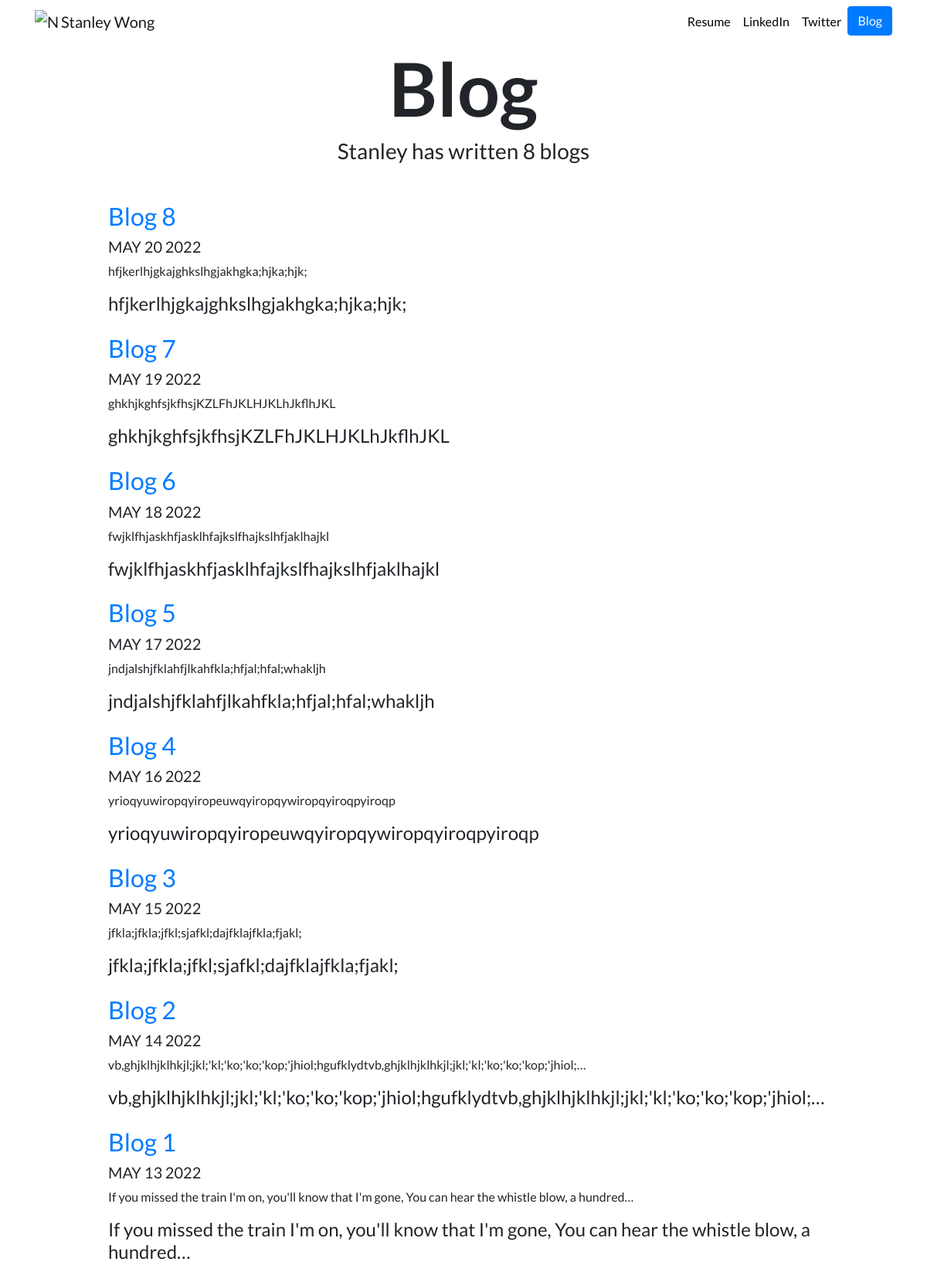
Screenshot of /blog/ with the database file from the repository.
### blog/models.py (models this page shows, shortened)
class Blog(models.Model):
    title = models.CharField(max_length=200)
    description = models.TextField()
    date = models.DateField()

### blog/views.py (the view)
# urls.py: path('', views.all_blogs, name='all_blogs'),
def all_blogs(request):
    blogs = Blog.objects.order_by('-date')
    return render(request, 'blog/all_blogs.html', {'blogs':blogs})

### blog/templates/blog/all_blogs.html
{% extends 'portfolio/base.html' %}
{% block content %}
{% load static %}
    <h1 id="blogtitle" class="font-weight-bold text-center">Blog</h1>
    <h3 class="text-center mb-5">Stanley has written {{ blogs.count }} blog{{ blogs.count|pluralize }}</h3>
    {% for blog in blogs %}
    <div class="row justify-content-center my-3">
      <div class="col-md-10">
          <a href="{% url 'blog:detail' blog.id %}">
            <h2>{{ blog.title }}</h2>
          </a>
          <h5>{{ blog.date | date:'M d Y' | upper }}</h5>
          <p>{{ blog.description | striptags | truncatechars:100 }}</p>
          <h4>{{ blog.description | striptags | truncatechars:100 }}</h4>
        </div>
      </div>
    {% endfor %}
{% endblock %}

### portfolio/static/portfolio/custom.css (style rules this page uses)
body { font-family: 'Lato', sans-serif; }
#blogtitle { font-size: 6rem; }

### rows the page displays
Blog: title "Blog 8", date "MAY 20 2022", description "hfjkerlhjgkajghkslhgjakhgka;hjka;hjk;"
Blog: title "Blog 7", date "MAY 19 2022", description "ghkhjkghfsjkfhsjKZLFhJKLHJKLhJkflhJKL"
Blog: title "Blog 6", date "MAY 18 2022", description "fwjklfhjaskhfjasklhfajkslfhajkslhfjaklhajkl"
Blog: title "Blog 5", date "MAY 17 2022", description "jndjalshjfklahfjlkahfkla;hfjal;hfal;whakljh"
Blog: title "Blog 4", date "MAY 16 2022", description "yrioqyuwiropqyiropeuwqyiropqywiropqyiroqpyiroqp"
Blog: title "Blog 3", date "MAY 15 2022", description "jfkla;jfkla;jfkl;sjafkl;dajfklajfkla;fjakl;"
Blog: title "Blog 2", date "MAY 14 2022", description "vb,ghjklhjklhkjl;jkl;'kl;'ko;'ko;'kop;'jhiol;hgufklydtvb,ghjklhjklhkjl;jkl;'kl;'ko;'ko;'kop;'jhiol;…"
Blog: title "Blog 1", date "MAY 13 2022", description "If you missed the train I'm on, you'll know that I'm gone, You can hear the whistle blow, a hundred…"

### other values shown
{{ blogs.count }} "8"
